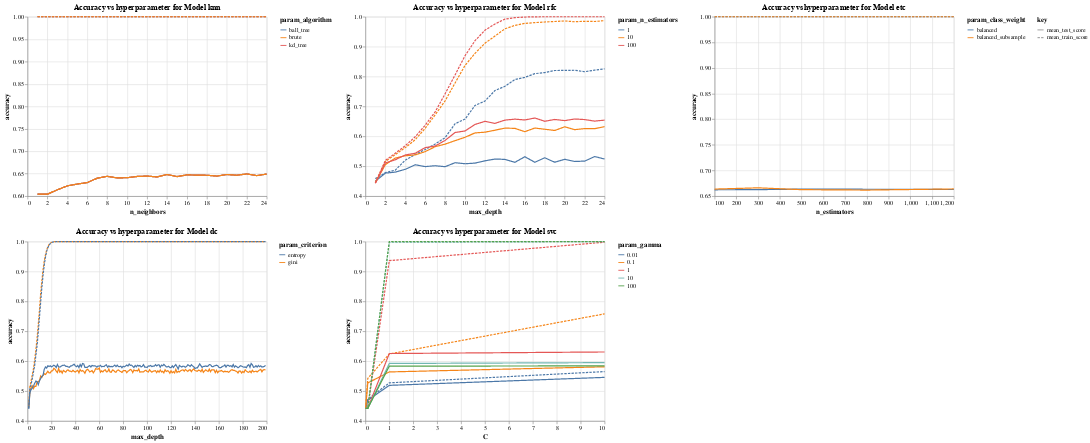

Notebook code cell kept with this figure:
### Code cell
models_all = train_all_classifiers(X_train_white, y_train_white)
plot = get_plots(models_all)
plot
